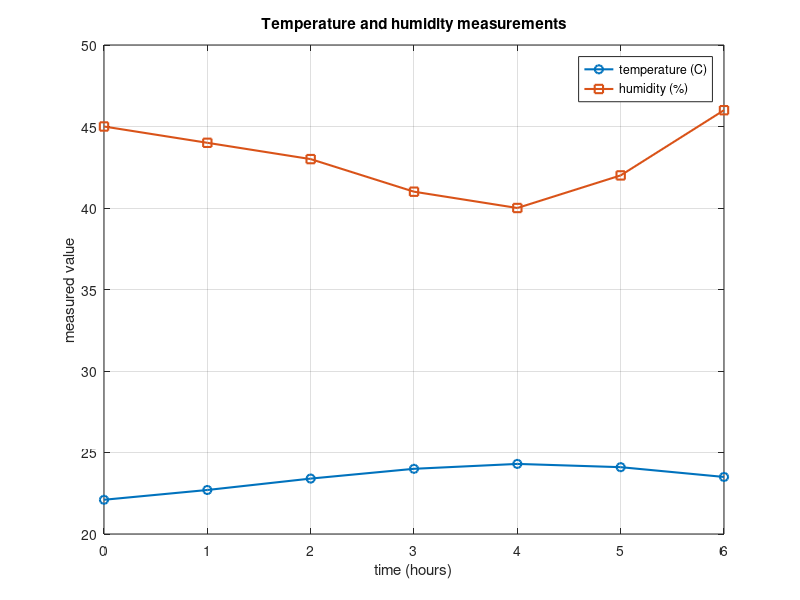

The MATLAB source for this figure:
% MATH 346 - Week 1
% Matrix columns as measured variables

clear; clc; close all;

% Columns: time in hours, temperature in Celsius, humidity in percent
measurements = [
    0   22.1   45
    1   22.7   44
    2   23.4   43
    3   24.0   41
    4   24.3   40
    5   24.1   42
    6   23.5   46
];

time_hours = measurements(:, 1);
temperature_c = measurements(:, 2);
humidity_percent = measurements(:, 3);

figure;
plot(time_hours, temperature_c, "-o", "LineWidth", 1.5);
hold on;
plot(time_hours, humidity_percent, "-s", "LineWidth", 1.5);
hold off;

xlabel("time (hours)");
ylabel("measured value");
title("Temperature and humidity measurements");
legend("temperature (C)", "humidity (%)", "Location", "best");
grid on;

mean_temperature = mean(temperature_c);
maximum_humidity = max(humidity_percent);

fprintf("Mean temperature: %.2f C\n", mean_temperature);
fprintf("Maximum humidity: %.1f percent\n", maximum_humidity);
